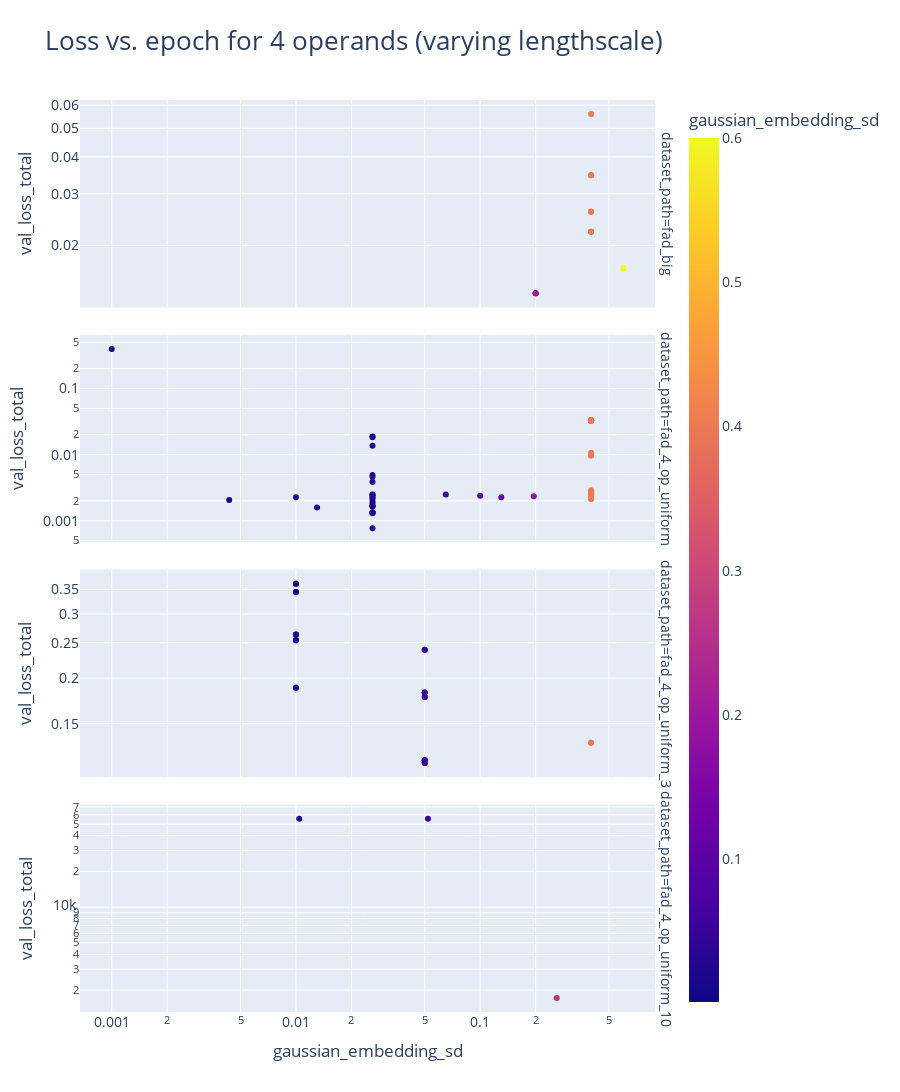

Notebook code for this chart:
### Code cell
import plotly.express as px
import numpy as np

xp_fancy_names = {
    "6_op": "6 operands (predicting RHS)",
    "4_op": "4 operands (predicting RHS)",
    "4_op_mlm": "4 operands (predicting all tokens)",
    "4_op_small_model": "4 operands (small model)",
    "4_op_uniform": "4 operands (uniform)",
    "unknown": "unknown",
    "varying_lengthscale": "4 operands (varying lengthscale)",
    "different_depth": "4 operands (different depth)"
}

xp_name = "varying_lengthscale"
# filter
results_to_plot = results.copy()
#results_to_plot = results[results["experiment"] == xp_name]

# split dataset path to take only the part between /
results_to_plot["dataset_path"] = results_to_plot["dataset_path"].str.split("/").str[2].str.split("tokenized_").str[1]

# filter to remove nans
results_to_plot = results_to_plot.dropna(subset=["dataset_path"])

results_to_plot["epoch"] = results_to_plot["epoch"].astype(str)
results_to_plot["num_layers"] = results_to_plot["num_layers"].astype(float)
filter_dic = {
    #"num_layers": "6",
    "embedding_type": "gaussian",
    #"reverse_numerical_embedding": "False",
    #"d_model": "384",
    "normalize_token_emb": "True",
    #"dataset_path": "tokenized_fad_4_op_uniform",
    "epoch": "1",
}
# allow missing or value in filter_dic
for key, value in filter_dic.items():
    results_to_plot = results_to_plot[np.isin(results_to_plot[key], [value, "missing"])]

# print model size
print("num_layers", results_to_plot["num_layers"].unique())
print("d_model", results_to_plot["d_model"].unique())
print("nhead", results_to_plot["nhead"].unique())
print("gaussian_embedding_sd", results_to_plot["gaussian_embedding_sd"].unique())
print("dim_feedforward", results_to_plot["dim_feedforward"].unique())
print("dataset_path", results_to_plot["dataset_path"].unique())
# reverse_numerical_embedding
print("reverse_numerical_embedding", results_to_plot["reverse_numerical_embedding"].unique())
# collator
#print("collator", results_to_plot["collator"].unique())
print("normalize_token_emb", results_to_plot["normalize_token_emb"].unique())
print("nomalize_pos_enc", results_to_plot["normalize_pos_enc"].unique())


# fix the palette for the colors
palette = px.colors.qualitative.Plotly
palette = np.array(palette)

# remove gaussian embedding
#results_to_plot = results_to_plot[results_to_plot["embedding_type"] != "gaussian"]


#group_cols = ["epoch", "dim_feedforward", "dropout", "norm_first", "embedding_type"]
group_cols = results_to_plot.columns
#group_cols.remove(["loss_mlm", "loss_num", "loss_total", "iter"])
group_cols = [col for col in group_cols if col not in ["loss_mlm", "loss_num", "loss_total", "iter", "val_loss_mlm", "val_loss_num", "val_loss_total", "collator"]]

#to_plot = results.groupby(group_cols).mean("loss_total").reset_index()
#also compute count, create a new column
# to_plot = results_to_plot.groupby(group_cols).agg(
#     loss_total=("loss_total", "mean"),
#     loss_total_std=("loss_total", "std"),
#     # min and max for error bars
#     loss_total_min=("loss_total", "min"),
#     loss_total_max=("loss_total", "max"),
#     # same for val_loss
#     val_loss_total=("val_loss_total", "mean"),
#     val_loss_total_std=("val_loss_total", "std"),
#     # min and max for error bars
#     val_loss_total_min=("val_loss_total", "min"),
#     val_loss_total_max=("val_loss_total", "max"),
#     count=("loss_total", "count")
# ).reset_index()
# convert multiindex to single index
to_plot = results_to_plot
# import numpy as np
# filter_dic = {
#     #"norm_first": True,
#     #"gaussian_embedding_normalization": "step",
#     #"d_model": "384",
# }

# to_plot = results.copy()
# for key, value in filter_dic.items():
#     to_plot = to_plot[np.isin(to_plot[key], [value, "missing"])]

#to_plot = results
#to_plot = results

#to_plot = results
#to_plot["emb_type_lengthscale"] = to_plot["embedding_type"] + "_" + to_plot["fourier_length_scale"].astype(str) + "_" + to_plot["gaussian_embedding_sd"].astype(str)

# Assuming to_plot is your DataFrame
to_plot["emb_type_lengthscale"] = np.where(
    to_plot["embedding_type"] == "linear", 
    to_plot["embedding_type"],
    np.where(
        to_plot["embedding_type"] == "fourier", 
        to_plot["embedding_type"] + " / " + to_plot["fourier_length_scale"].astype(str),
        np.where(
            to_plot["embedding_type"] == "gaussian", 
            to_plot["embedding_type"] + " / " + to_plot["gaussian_embedding_sd"].astype(str),
            to_plot["embedding_type"]  # Default case if other embedding types need handling
        )
    )
)

# filter only gaussian embedding_type
#to_plot = to_plot[to_plot["embedding_type"] == "fourier"]
#to_plot = to_plot[to_plot["epoch"]  100]
#to_plot = to_plot[np.isin(to_plot["reverse_numerical_embedding"].astype(str), [False, "missing"])]

print(to_plot["embedding_type"].unique())

to_plot["fourier_length_scale"] = to_plot["fourier_length_scale"].astype(float)
to_plot["gaussian_embedding_sd"] = to_plot["gaussian_embedding_sd"].str.replace("[", "").str.replace("]", "").astype(float)
to_plot["num_layers"] = to_plot["num_layers"].astype(float)

# select only gaussian and linear
#to_plot = to_plot[to_plot["embedding_type"].isin(["gaussian", "linear", "missing"])]


# Assuming 'to_plot' is your DataFrame

#fig = px.line(to_plot, x="epoch", y="val_loss_total", title="Loss vs. epoch",
#                 color="emb_type_lengthscale", height=1200, hover_data=to_plot.columns)#, error_y="val_loss_total_std")

# fig = px.line(to_plot, x="epoch", y="loss_total", title=f"Loss vs. epoch for {xp_fancy_names[xp_name]}",
#     color="emb_type_lengthscale", height=900, hover_data=to_plot.columns, error_y="loss_total_std",
#     color_discrete_sequence=palette)
fig = px.scatter(to_plot, x="gaussian_embedding_sd", y="val_loss_total", title=f"Loss vs. epoch for {xp_fancy_names[xp_name]}",
    color="gaussian_embedding_sd", height=900, hover_data=to_plot.columns, facet_row = "dataset_path")
    #facet_col="num_layers")

fig.update_yaxes(matches=None)

# fig = px.strip(to_plot, x="fourier_length_scale", y="loss_total", title=f"Loss vs. epoch for {xp_fancy_names[xp_name]}",
#     color="fourier_length_scale", height=900, hover_data=to_plot.columns,
#     color_discrete_sequence=palette, facet_col = "dataset_path")
#fig.update_traces(line=dict(width=5)) 

# Make points transparent
#fig.for_each_trace(lambda trace: trace.update(opacity=1.))

#log scale for y axis
fig.update_yaxes(type="log")
fig.update_xaxes(type="log")

fig.update_layout(
    title_font_size=26,  # Bigger title text
    font=dict(
        #family="Courier New, monospace",  # You can change the font family
        size=14,  # Bigger text for axis titles, labels, and legend
        #color="RebeccaPurple"  # Just an example of changing the text color
    ),
    #yaxis_title="Loss Total",  # Explicitly setting the axis title
    #xaxis_title="Epochs",
    #legend_title_text='Embedding type / Lengthscale',  # Bigger legend title
    height=1500,
)

# Add annotations with 'halo'
# # Add annotations with 'halo' effect
# for trace in fig.data:
#     # Get the last point's x and y coordinates
#     last_x = trace.x[-1]
#     last_y = trace.y[-1]
#     # Get the trace's name (label)
#     trace_name = trace.name
    
#     # Define common annotation properties
#     common_annotation_args = dict(
#         x=last_x, y=last_y,
#         showarrow=False,
#         xanchor='center', yanchor='middle',
#         align='center'
#     )
    
#     # Create the 'halo' effect by adding a white background annotation slightly larger than the text
#     fig.add_annotation(text=trace_name, font=dict(size=16.5, color='white', family='Arial'),
#                        **common_annotation_args, opacity=0.7)

#     # Create the primary annotation in the trace color
#     fig.add_annotation(text=trace_name, font=dict(size=16, color=trace.marker.color, family='Arial'),
#                        **common_annotation_args)

fig.show()

### Figure 1 — Plotly figure (JSON) as saved in the notebook; plotly's stock layout.template omitted (floating-point values rounded to 4 significant figures; data arrays with more than 128 entries replaced by an {"elided": "..."} marker saying what was removed)
{"data": [{"customdata": {"elided": "16x40 mixed values"}, "hovertemplate": "dataset_path=%{customdata[34]}<br>gaussian_embedding_sd=%{marker.color}<br>val_loss_total=%{y}<br>epoch=%{customdata[0]}<br>loss_mlm=%{customdata[1]}<br>loss_num=%{customdata[2]}<br>loss_total=%{customdata[3]}<br>val_loss_mlm=%{customdata[4]}<br>val_loss_num=%{customdata[5]}<br>std_dev=%{customdata[6]}<br>embedding_type=%{customdata[7]}<br>reverse_numerical_embedding=%{customdata[8]}<br>dim_feedforward=%{customdata[9]}<br>dropout=%{customdata[10]}<br>norm_first=%{customdata[11]}<br>gaussian_embedding_left_bound=%{customdata[12]}<br>gaussian_embedding_right_bound=%{customdata[13]}<br>gaussian_embedding_normalization=%{customdata[14]}<br>parametrize_std=%{customdata[15]}<br>fourier_length_scale=%{customdata[16]}<br>fourier_kernel=%{customdata[17]}<br>num_layers=%{customdata[18]}<br>nhead=%{customdata[19]}<br>d_model=%{customdata[20]}<br>context_length=%{customdata[21]}<br>iter=%{customdata[22]}<br>epochs=%{customdata[23]}<br>lr=%{customdata[24]}<br>weight_decay=%{customdata[25]}<br>minimum_lr=%{customdata[26]}<br>warmup_steps=%{customdata[27]}<br>batch_size=%{customdata[28]}<br>num_steps=%{customdata[29]}<br>vocab_size=%{customdata[30]}<br>mlm_probability=%{customdata[31]}<br>dataset=%{customdata[32]}<br>experiment=%{customdata[33]}<br>tokenizer_path=%{customdata[35]}<br>collator=%{customdata[36]}<br>normalize_pos_enc=%{customdata[37]}<br>normalize_token_emb=%{customdata[38]}<br>emb_type_lengthscale=%{customdata[39]}<extra></extra>", "legendgroup": "", "marker": {"color": [0.6, 0.4, 0.4, 0.2, 0.4, 0.4, 0.6, 0.4, 0.4, 0.2, 0.4, 0.6, 0.4, 0.4, 0.2, 0.4], "coloraxis": "coloraxis", "symbol": "circle"}, "mode": "markers", "name": "", "orientation": "v", "showlegend": false, "type": "scatter", "x": [0.6, 0.4, 0.4, 0.2, 0.4, 0.4, 0.6, 0.4, 0.4, 0.2, 0.4, 0.6, 0.4, 0.4, 0.2, 0.4], "xaxis": "x4", "y": [0.01671, 0.02225, 0.02601, 0.01374, 0.03464, 0.05591, 0.01671, 0.02225, 0.02601, 0.01374, 0.03464, 0.01671, 0.02225, 0.02601, 0.01374, 0.03464], "yaxis": "y4"}, {"customdata": {"elided": "59x40 mixed values"}, "hovertemplate": "dataset_path=%{customdata[34]}<br>gaussian_embedding_sd=%{marker.color}<br>val_loss_total=%{y}<br>epoch=%{customdata[0]}<br>loss_mlm=%{customdata[1]}<br>loss_num=%{customdata[2]}<br>loss_total=%{customdata[3]}<br>val_loss_mlm=%{customdata[4]}<br>val_loss_num=%{customdata[5]}<br>std_dev=%{customdata[6]}<br>embedding_type=%{customdata[7]}<br>reverse_numerical_embedding=%{customdata[8]}<br>dim_feedforward=%{customdata[9]}<br>dropout=%{customdata[10]}<br>norm_first=%{customdata[11]}<br>gaussian_embedding_left_bound=%{customdata[12]}<br>gaussian_embedding_right_bound=%{customdata[13]}<br>gaussian_embedding_normalization=%{customdata[14]}<br>parametrize_std=%{customdata[15]}<br>fourier_length_scale=%{customdata[16]}<br>fourier_kernel=%{customdata[17]}<br>num_layers=%{customdata[18]}<br>nhead=%{customdata[19]}<br>d_model=%{customdata[20]}<br>context_length=%{customdata[21]}<br>iter=%{customdata[22]}<br>epochs=%{customdata[23]}<br>lr=%{customdata[24]}<br>weight_decay=%{customdata[25]}<br>minimum_lr=%{customdata[26]}<br>warmup_steps=%{customdata[27]}<br>batch_size=%{customdata[28]}<br>num_steps=%{customdata[29]}<br>vocab_size=%{customdata[30]}<br>mlm_probability=%{customdata[31]}<br>dataset=%{customdata[32]}<br>experiment=%{customdata[33]}<br>tokenizer_path=%{customdata[35]}<br>collator=%{customdata[36]}<br>normalize_pos_enc=%{customdata[37]}<br>normalize_token_emb=%{customdata[38]}<br>emb_type_lengthscale=%{customdata[39]}<extra></extra>", "legendgroup": "", "marker": {"color": [0.4, 0.4, 0.4, 0.4, 0.4, 0.4, 0.4, 0.4, 0.4, 0.4, 0.4, 0.4, 0.4, 0.4, 0.4, 0.02604, 0.00434, 0.1953, 0.1302, 0.1, 0.02604, 0.01, 0.02604, 0.01302, 0.001, 0.0651, 0.4, 0.4, 0.4, 0.4, 0.4, 0.4, 0.4, 0.4, 0.4, 0.4, 0.4, 0.4, 0.4, 0.4, 0.4, 0.02604, 0.02604, 0.02604, 0.02604, 0.02604, 0.02604, 0.02604, 0.02604, 0.02604, 0.02604, 0.02604, 0.02604, 0.02604, 0.02604, 0.02604, 0.02604, 0.02604, 0.02604], "coloraxis": "coloraxis", "symbol": "circle"}, "mode": "markers", "name": "", "orientation": "v", "showlegend": false, "type": "scatter", "x": [0.4, 0.4, 0.4, 0.4, 0.4, 0.4, 0.4, 0.4, 0.4, 0.4, 0.4, 0.4, 0.4, 0.4, 0.4, 0.02604, 0.00434, 0.1953, 0.1302, 0.1, 0.02604, 0.01, 0.02604, 0.01302, 0.001, 0.0651, 0.4, 0.4, 0.4, 0.4, 0.4, 0.4, 0.4, 0.4, 0.4, 0.4, 0.4, 0.4, 0.4, 0.4, 0.4, 0.02604, 0.02604, 0.02604, 0.02604, 0.02604, 0.02604, 0.02604, 0.02604, 0.02604, 0.02604, 0.02604, 0.02604, 0.02604, 0.02604, 0.02604, 0.02604, 0.02604, 0.02604], "xaxis": "x3", "y": [0.03275, 0.002129, 0.03245, 0.03303, 0.002818, 0.03309, 0.002524, 0.0106, 0.03325, 0.002867, 0.002702, 0.03219, 0.002211, 0.00224, 0.009746, 0.001309, 0.002061, 0.002348, 0.002267, 0.002395, 0.001349, 0.00227, 0.001657, 0.001594, 0.3966, 0.00251, 0.03275, 0.002129, 0.03245, 0.03303, 0.002818, 0.03309, 0.002524, 0.0106, 0.03325, 0.002867, 0.002702, 0.03219, 0.002211, 0.00224, 0.009746, 0.0137, 0.001309, 0.001682, 0.004592, 0.002504, 0.01878, 0.002159, 0.001349, 0.002418, 0.004931, 0.002278, 0.001657, 0.001805, 0.01838, 0.002478, 0.003866, 0.0007736, 0.001971], "yaxis": "y3"}, {"customdata": {"elided": "22x40 mixed values"}, "hovertemplate": "dataset_path=%{customdata[34]}<br>gaussian_embedding_sd=%{marker.color}<br>val_loss_total=%{y}<br>epoch=%{customdata[0]}<br>loss_mlm=%{customdata[1]}<br>loss_num=%{customdata[2]}<br>loss_total=%{customdata[3]}<br>val_loss_mlm=%{customdata[4]}<br>val_loss_num=%{customdata[5]}<br>std_dev=%{customdata[6]}<br>embedding_type=%{customdata[7]}<br>reverse_numerical_embedding=%{customdata[8]}<br>dim_feedforward=%{customdata[9]}<br>dropout=%{customdata[10]}<br>norm_first=%{customdata[11]}<br>gaussian_embedding_left_bound=%{customdata[12]}<br>gaussian_embedding_right_bound=%{customdata[13]}<br>gaussian_embedding_normalization=%{customdata[14]}<br>parametrize_std=%{customdata[15]}<br>fourier_length_scale=%{customdata[16]}<br>fourier_kernel=%{customdata[17]}<br>num_layers=%{customdata[18]}<br>nhead=%{customdata[19]}<br>d_model=%{customdata[20]}<br>context_length=%{customdata[21]}<br>iter=%{customdata[22]}<br>epochs=%{customdata[23]}<br>lr=%{customdata[24]}<br>weight_decay=%{customdata[25]}<br>minimum_lr=%{customdata[26]}<br>warmup_steps=%{customdata[27]}<br>batch_size=%{customdata[28]}<br>num_steps=%{customdata[29]}<br>vocab_size=%{customdata[30]}<br>mlm_probability=%{customdata[31]}<br>dataset=%{customdata[32]}<br>experiment=%{customdata[33]}<br>tokenizer_path=%{customdata[35]}<br>collator=%{customdata[36]}<br>normalize_pos_enc=%{customdata[37]}<br>normalize_token_emb=%{customdata[38]}<br>emb_type_lengthscale=%{customdata[39]}<extra></extra>", "legendgroup": "", "marker": {"color": [0.4, 0.05, 0.05, 0.05, 0.01, 0.01, 0.01, 0.01, 0.05, 0.05, 0.01, 0.05, 0.05, 0.05, 0.01, 0.01, 0.01, 0.01, 0.05, 0.05, 0.01, 0.4], "coloraxis": "coloraxis", "symbol": "circle"}, "mode": "markers", "name": "", "orientation": "v", "showlegend": false, "type": "scatter", "x": [0.4, 0.05, 0.05, 0.05, 0.01, 0.01, 0.01, 0.01, 0.05, 0.05, 0.01, 0.05, 0.05, 0.05, 0.01, 0.01, 0.01, 0.01, 0.05, 0.05, 0.01, 0.4], "xaxis": "x2", "y": [0.133, 0.2391, 0.1171, 0.1777, 0.3446, 0.1882, 0.2539, 0.2635, 0.1828, 0.1191, 0.3627, 0.2391, 0.1171, 0.1777, 0.3446, 0.1882, 0.2539, 0.2635, 0.1828, 0.1191, 0.3627, 0.133], "yaxis": "y2"}, {"customdata": [["1", 6.08e-10, 57760.0, 57760.0, 0, 55740.0, "[0.010416666666666668]", "gaussian", "False", "1536", "0.1", "True", "-13.5", "13.5", "step", "False", 1, "gaussian", 6, "4", "384", "955", "0", "200", "2e-05", "0.1", "2e-06", "2000", "128", "3000000", "27", "0.2", "fad", "varying_lengthscale", "fad_4_op_uniform_10", "./data/tokenized_fad_bigtokenizer_xval.json", "<function define_masked_num_collator_last.<locals>.masked_num_collator at 0x7f5ee1d2b250>", "missing", "missing", "gaussian / [0.010416666666666668]"], ["1", 7.493e-10, 57760.0, 57760.0, 0, 55750.0, "[0.052083333333333336]", "gaussian", "False", "1536", "0.1", "True", "-13.5", "13.5", "step", "False", 1, "gaussian", 6, "4", "384", "955", "0", "200", "2e-05", "0.1", "2e-06", "2000", "128", "3000000", "27", "0.2", "fad", "varying_lengthscale", "fad_4_op_uniform_10", "./data/tokenized_fad_bigtokenizer_xval.json", "<function define_masked_num_collator_last.<locals>.masked_num_collator at 0x7f2661e5f250>", "missing", "missing", "gaussian / [0.052083333333333336]"], ["1", 0, 4701.0, 4701.0, 0, 1716.0, "[0.2604166666666667]", "gaussian", "False", "1536", "0.1", "True", "-13.5", "13.5", "step", "False", 1, "gaussian", 6, "4", "384", "955", "0", "200", "2e-05", "0.1", "2e-06", "2000", "128", "3000000", "27", "0.2", "fad", "varying_lengthscale", "fad_4_op_uniform_10", "./data/tokenized_fad_bigtokenizer_xval.json", "<function define_masked_num_collator_last.<locals>.masked_num_collator at 0x7f979138b250>", "missing", "missing", "gaussian / [0.2604166666666667]"]], "hovertemplate": "dataset_path=%{customdata[34]}<br>gaussian_embedding_sd=%{marker.color}<br>val_loss_total=%{y}<br>epoch=%{customdata[0]}<br>loss_mlm=%{customdata[1]}<br>loss_num=%{customdata[2]}<br>loss_total=%{customdata[3]}<br>val_loss_mlm=%{customdata[4]}<br>val_loss_num=%{customdata[5]}<br>std_dev=%{customdata[6]}<br>embedding_type=%{customdata[7]}<br>reverse_numerical_embedding=%{customdata[8]}<br>dim_feedforward=%{customdata[9]}<br>dropout=%{customdata[10]}<br>norm_first=%{customdata[11]}<br>gaussian_embedding_left_bound=%{customdata[12]}<br>gaussian_embedding_right_bound=%{customdata[13]}<br>gaussian_embedding_normalization=%{customdata[14]}<br>parametrize_std=%{customdata[15]}<br>fourier_length_scale=%{customdata[16]}<br>fourier_kernel=%{customdata[17]}<br>num_layers=%{customdata[18]}<br>nhead=%{customdata[19]}<br>d_model=%{customdata[20]}<br>context_length=%{customdata[21]}<br>iter=%{customdata[22]}<br>epochs=%{customdata[23]}<br>lr=%{customdata[24]}<br>weight_decay=%{customdata[25]}<br>minimum_lr=%{customdata[26]}<br>warmup_steps=%{customdata[27]}<br>batch_size=%{customdata[28]}<br>num_steps=%{customdata[29]}<br>vocab_size=%{customdata[30]}<br>mlm_probability=%{customdata[31]}<br>dataset=%{customdata[32]}<br>experiment=%{customdata[33]}<br>tokenizer_path=%{customdata[35]}<br>collator=%{customdata[36]}<br>normalize_pos_enc=%{customdata[37]}<br>normalize_token_emb=%{customdata[38]}<br>emb_type_lengthscale=%{customdata[39]}<extra></extra>", "legendgroup": "", "marker": {"color": [0.01042, 0.05208, 0.2604], "coloraxis": "coloraxis", "symbol": "circle"}, "mode": "markers", "name": "", "orientation": "v", "showlegend": false, "type": "scatter", "x": [0.01042, 0.05208, 0.2604], "xaxis": "x", "y": [55740.0, 55750.0, 1716.0], "yaxis": "y"}], "layout": {"annotations": [{"font": {}, "showarrow": false, "text": "dataset_path=fad_4_op_uniform_10", "textangle": 90, "x": 0.98, "xanchor": "left", "xref": "paper", "y": 0.1138, "yanchor": "middle", "yref": "paper"}, {"font": {}, "showarrow": false, "text": "dataset_path=fad_4_op_uniform_3", "textangle": 90, "x": 0.98, "xanchor": "left", "xref": "paper", "y": 0.3712, "yanchor": "middle", "yref": "paper"}, {"font": {}, "showarrow": false, "text": "dataset_path=fad_4_op_uniform", "textangle": 90, "x": 0.98, "xanchor": "left", "xref": "paper", "y": 0.6288, "yanchor": "middle", "yref": "paper"}, {"font": {}, "showarrow": false, "text": "dataset_path=fad_big", "textangle": 90, "x": 0.98, "xanchor": "left", "xref": "paper", "y": 0.8862, "yanchor": "middle", "yref": "paper"}], "coloraxis": {"colorbar": {"title": {"text": "gaussian_embedding_sd"}}, "colorscale": [[0, "#0d0887"], [0.1111, "#46039f"], [0.2222, "#7201a8"], [0.3333, "#9c179e"], [0.4444, "#bd3786"], [0.5556, "#d8576b"], [0.6667, "#ed7953"], [0.7778, "#fb9f3a"], [0.8889, "#fdca26"], [1, "#f0f921"]]}, "font": {"size": 14}, "height": 1500, "legend": {"tracegroupgap": 0}, "title": {"font": {"size": 26}, "text": "Loss vs. epoch for 4 operands (varying lengthscale)"}, "xaxis": {"anchor": "y", "domain": [0, 0.98], "title": {"text": "gaussian_embedding_sd"}, "type": "log"}, "xaxis2": {"anchor": "y2", "domain": [0, 0.98], "matches": "x", "showticklabels": false, "type": "log"}, "xaxis3": {"anchor": "y3", "domain": [0, 0.98], "matches": "x", "showticklabels": false, "type": "log"}, "xaxis4": {"anchor": "y4", "domain": [0, 0.98], "matches": "x", "showticklabels": false, "type": "log"}, "yaxis": {"anchor": "x", "domain": [0, 0.2275], "title": {"text": "val_loss_total"}, "type": "log"}, "yaxis2": {"anchor": "x2", "domain": [0.2575, 0.485], "title": {"text": "val_loss_total"}, "type": "log"}, "yaxis3": {"anchor": "x3", "domain": [0.515, 0.7425], "title": {"text": "val_loss_total"}, "type": "log"}, "yaxis4": {"anchor": "x4", "domain": [0.7725, 1], "title": {"text": "val_loss_total"}, "type": "log"}}}
